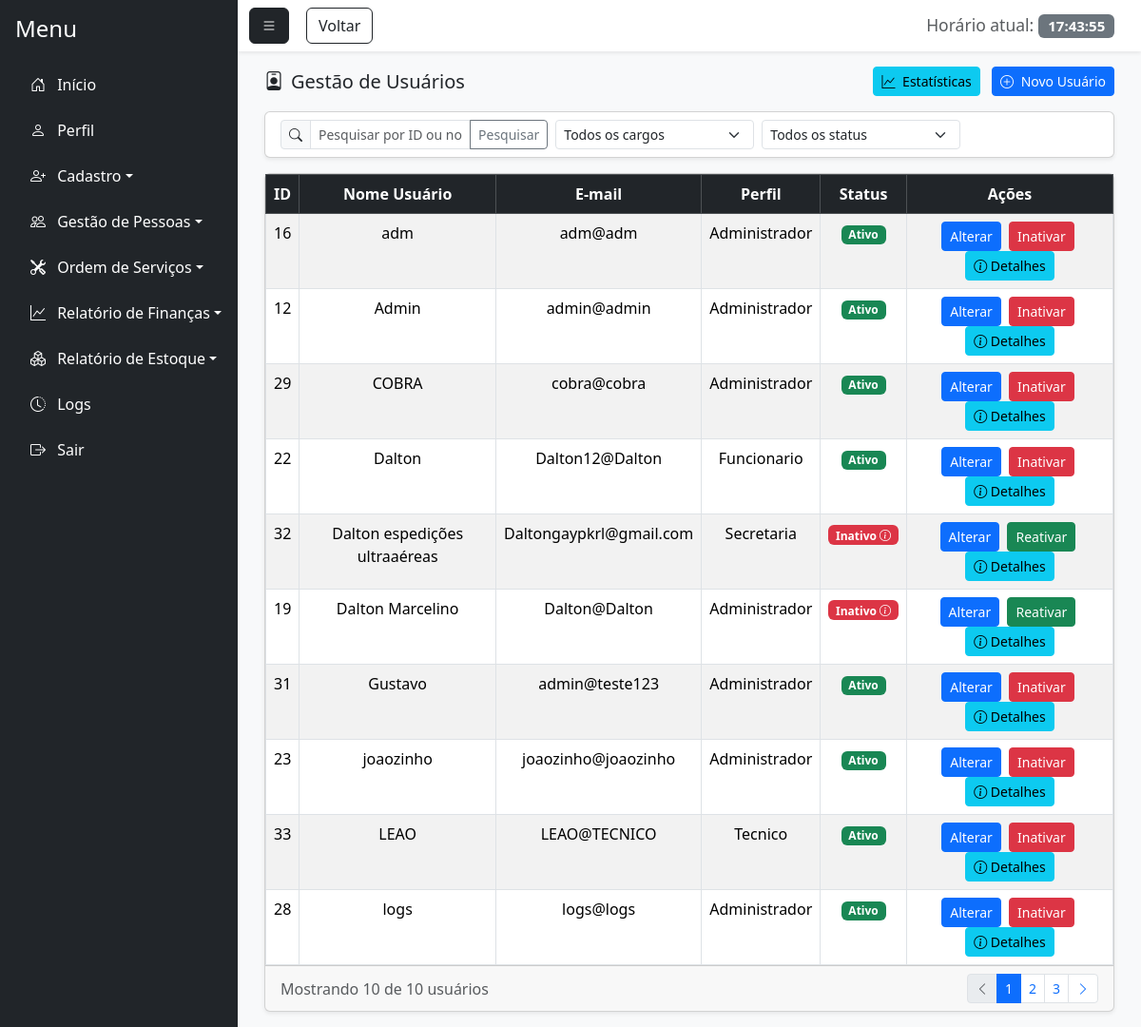
/gestao_usuario.php (signed in), run on an earlier commit of the app's database.
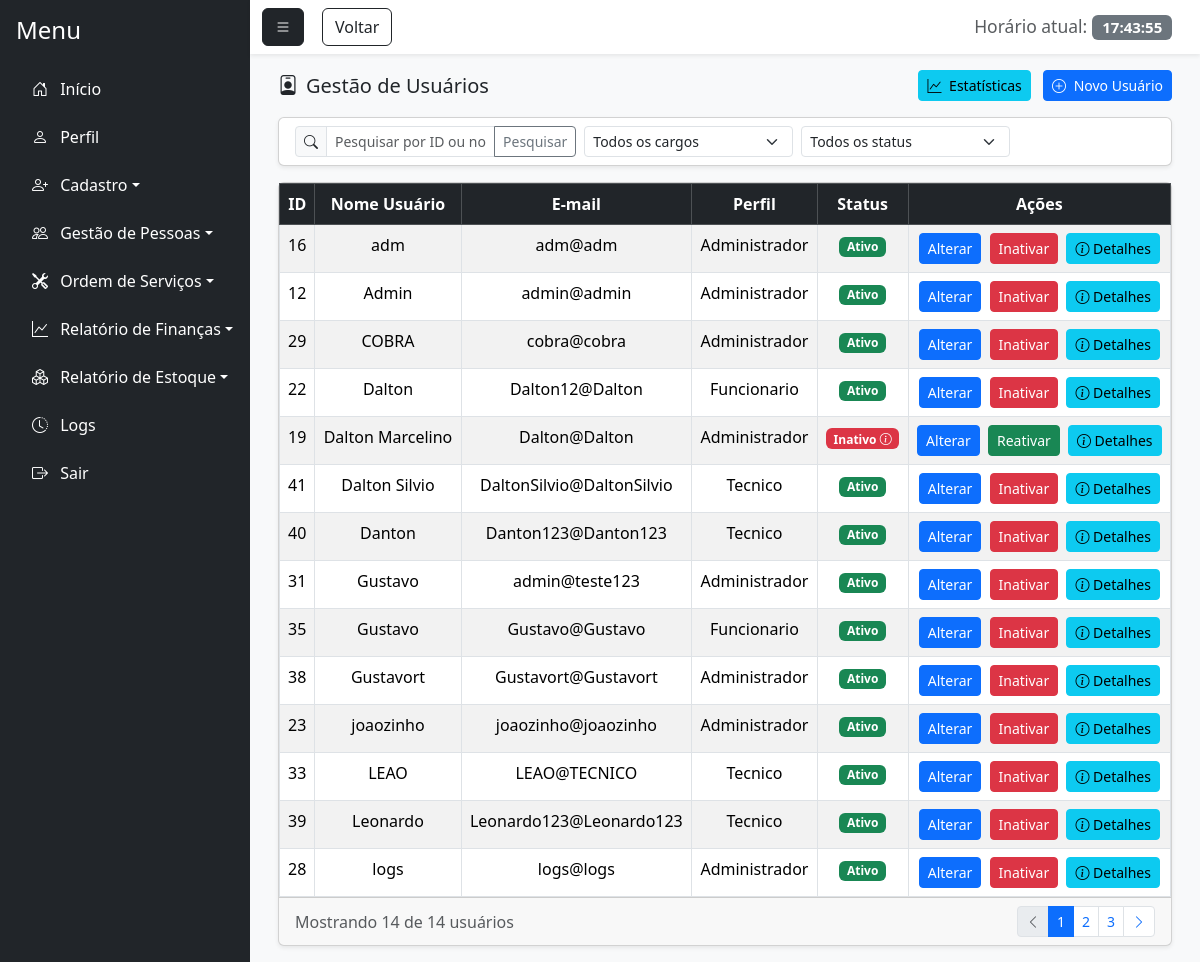
And on a later commit of the database.
### tables this page shows
CREATE TABLE `usuario` (
  `id_usuario` int(11) NOT NULL,
  `nome_usuario` varchar(100) NOT NULL,
  `senha` varchar(255) NOT NULL,
  `email` varchar(100) NOT NULL,
  `senha_temporaria` tinyint(1) DEFAULT 0,
  `id_perfil` int(11) NOT NULL,
  `status` enum('Ativo','Inativo') DEFAULT 'Ativo',
  `id_motivo_inatividade` int(11) DEFAULT NULL,
  `data_inatividade` date DEFAULT NULL,
  `observacao_inatividade` text DEFAULT NULL
);

CREATE TABLE `perfil` (
  `id_perfil` int(11) NOT NULL,
  `nome_perfil` varchar(100) NOT NULL
);

### gestao_usuario.php (the view, shortened to what the rows shown need)
<?php
    require_once 'conexao.php';
    $sql = "SELECT u.*, p.nome_perfil, m.descricao as motivo_inatividade
            FROM usuario u
            LEFT JOIN perfil p ON u.id_perfil = p.id_perfil
            LEFT JOIN motivo_inatividade m ON u.id_motivo_inatividade = m.id_motivo";
    $sql .= " ORDER BY u.nome_usuario ASC";
    $stmt = $pdo->prepare($sql);
    $stmt->execute();
    $usuarios = $stmt->fetchAll(PDO::FETCH_ASSOC);
$stmt->execute();
$usuarios = $stmt->fetchALL(PDO::FETCH_ASSOC);
?>
<!DOCTYPE html>
<html lang="pt-BR">
<head>
    <link href="https://cdn.jsdelivr.net/npm/bootstrap@5.3.7/dist/css/bootstrap.min.css" rel="stylesheet">
    <link rel="stylesheet" href="https://cdn.jsdelivr.net/npm/bootstrap-icons@1.11.1/font/bootstrap-icons.css">
    <link href="https://cdn.jsdelivr.net/npm/bootstrap-icons@1.11.1/font/bootstrap-icons.css" rel="stylesheet">
    <link rel="stylesheet" href="css/login.css">
</head>
<body class="bg-light">
    <div class="d-flex vh-100 bg-light">
        <div class="flex-grow-1 d-flex flex-column">
            <div class="flex-grow-1 p-3" style="overflow-y: auto;">
                <div class="container-fluid">
                    <div class="card shadow-sm">
                        <div class="card-body p-0">
                            <div class="table-responsive">
                                <?php if(!empty($usuarios)): ?>
                                    <table class="table table-striped table-hover table-bordered mb-0">
                                        <thead class="table-dark">
                                            <tr>
                                                <th><center>ID</center></th>
                                                <th><center>Nome Usuário</center></th>
                                                <th><center>E-mail</center></th>
                                                <th><center>Perfil</center></th>
                                                <th><center>Status</center></th>
                                                <th class="text-center">Ações</th>
                                            </tr>
                                        </thead>
                                        <tbody>
                                            <?php foreach($usuarios as $usuario): ?>
                                                <tr>
                                                    <td><center><?=htmlspecialchars($usuario['id_usuario'])?></center></td>
                                                    <td><center><?=htmlspecialchars($usuario['nome_usuario'])?></center></td>
                                                    <td><center><?=htmlspecialchars($usuario['email'])?></center></td>
                                                    <td><center><?=htmlspecialchars($usuario['nome_perfil'])?></center></td>
                                                    <td>
                                                        <center>
                                                            <?php if($usuario['status'] == 'Ativo'): ?>
                                                                <span class="badge bg-success">Ativo</span>
                                                            <?php else: ?>
                                                                <span class="badge bg-danger badge-details" onclick="mostrarDetalhesUsuario(<?=htmlspecialchars($usuario['id_usuario'])?>)">
                                                                    Inativo <i class="bi bi-info-circle"></i>
                                                                </span>
                                                            <?php endif; ?>
                                                        </center>
                                                    </td>
                                                    <td class="text-center">
                                                        <a href="#" class="btn btn-sm btn-primary me-1" onclick="carregarDadosUsuario(<?=htmlspecialchars($usuario['id_usuario'])?>)">Alterar</a>
                                                        <?php if($usuario['status'] == 'Ativo'): ?>
                                                            <a href="inativar_usuario.php?id=<?=htmlspecialchars($usuario['id_usuario'])?>" class="btn btn-sm btn-danger me-1">Inativar</a>
                                                        <?php else: ?>
                                                            <a href="gestao_usuario.php?id=<?=htmlspecialchars($usuario['id_usuario'])?>&acao=reativar" class="btn btn-sm btn-success me-1" onclick="return confirm('Tem certeza que deseja reativar este usuário?')">Reativar</a>
                                                        <?php endif; ?>
                                                        <button class="btn btn-sm btn-info" onclick="mostrarDetalhesUsuario(<?=htmlspecialchars($usuario['id_usuario'])?>)">
                                                            <i class="bi bi-info-circle"></i> Detalhes
                                                        </button>
                                                    </td>
                                                </tr>
                                            <?php endforeach;?>
                                        </tbody>
                                    </table>
                                <?php else: ?><br>
                                    <center><p>Nenhum usuário encontrado.</p></center>
                                <?php endif; ?>
                        </div>
                    </div>
                </div>
            </div>
</body>
</html>

What changed in the data, as far as the page shows it:
removed usuario: id_usuario "32", nome_usuario "Dalton espedições ultraaéreas", email "Daltongaypkrl@gmail.com", id_perfil.nome_perfil "Secretaria"
added usuario: id_usuario "41", nome_usuario "Dalton Silvio", email "DaltonSilvio@DaltonSilvio", id_perfil.nome_perfil "Tecnico", status "Ativo"
added usuario: id_usuario "40", nome_usuario "Danton", email "Danton123@Danton123", id_perfil.nome_perfil "Tecnico", status "Ativo"
added usuario: id_usuario "35", nome_usuario "Gustavo", email "Gustavo@Gustavo", id_perfil.nome_perfil "Funcionario", status "Ativo"
added usuario: id_usuario "38", nome_usuario "Gustavort", email "Gustavort@Gustavort", id_perfil.nome_perfil "Administrador", status "Ativo"
added usuario: id_usuario "39", nome_usuario "Leonardo", email "Leonardo123@Leonardo123", id_perfil.nome_perfil "Tecnico", status "Ativo"
Also different on the page:
count($usuarios): "10" → "14"
